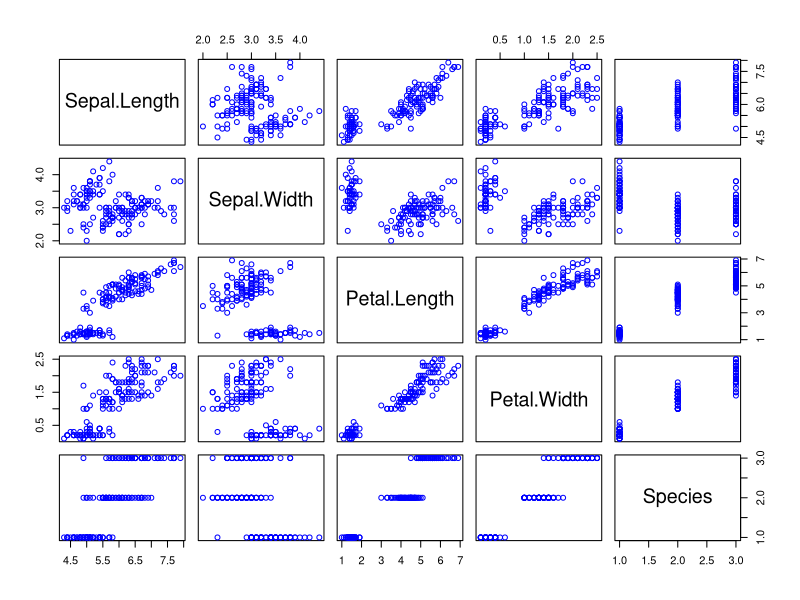
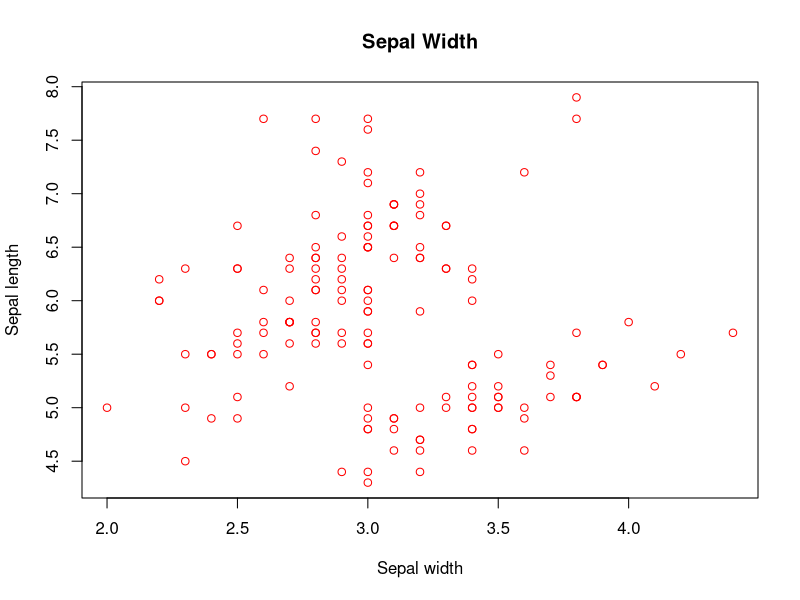

Write the R code that produced these figures, in order. (Note: this script raises an error after producing the figures.)

#########################
# This project helps demonstrate my skill and knowledge of R as well as my own analysis

# This data is about certain flowers and comparing their length and width

# Here are various ways through R we can create visualizations to help analyze the data 
#########################


#########################
# Loading Iris data set
#########################

library(datasets)
data(iris)

iris2 <- datasets::iris

# View the data

View(iris2)

#############################
# Display summary statistics
#############################

# head() / tail()
head(iris, 5)
tail(iris, 5)


# summary()
summary(iris)
summary(iris$Sepal.Length)


# Check to see if there are missing data?
sum(is.na(iris))

# skimr() - expands on summary() by providing larger set of statistics

install.packages("skimr")

library(skimr)

# Perform skim to display summary statistics

skim(iris)

# Group data by Species then perform skim

iris %>% 
  dplyr::group_by(Species) %>% 
  skim() 

#############################
# Data Visualization
#
# R base plot()
#############################


# Panel plots

plot(iris, col = "blue")

# Scatter plot

plot(iris$Sepal.Width, iris$Sepal.Length, col = "red",     
     xlab = "Sepal width", ylab = "Sepal length")

# Histogram

hist(iris$Sepal.Width, col = "red", title("Sepal Width"),     
     xlab = "Sepal Width", ylab = "Frequency")

# Feature plots

install.packages("caret")

library(caret)

featurePlot(x = iris[,1:4], 
            y = iris$Species, 
            plot = "box",
            strip=strip.custom(par.strip.text=list(cex=.7)),
            scales = list(x = list(relation="free"), 
                          y = list(relation="free")))

